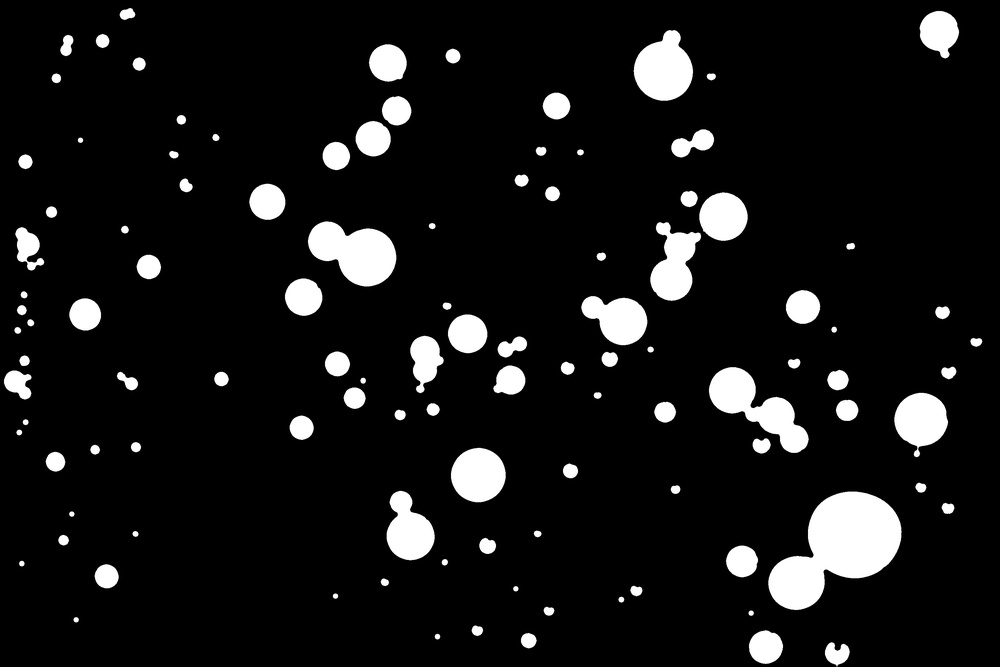
#> input picture tests/test_image_mt.JPG, 1000 x 667 px, shrunk from 3000 x 2000 before the run, found by its file name
$ python get_ellipse_data.py
#> lines starting #> are read from the running program, lines starting #| are printed output that depends on the picture; after the words box and inside, x2 and y2 are one past the last pixel; in counts of white or black regions, pixels touching at a corner belong together
#> further down, binary_image is the input picture: shape (667, 1000); min 0, max 255, mean 22.2
import logging

import cv2
import numpy as np


class MTImageProcessor:
    """Process binary MT image to extract and analyze ellipse-like shapes."""

    def __init__(self, px2mm: float = 1, resample: float = 1, min_area: int = 50, min_contour_length: int = 10):
        """Initialize the MT Image Processor.

        Args:
            px2mm: Pixel to millimeter conversion factor for display
            resample: Image resampling factor
            min_area: Minimum area (in pixels) for a shape to be considered
            min_contour_length: Minimum contour length for ellipse fitting
        """
        self.px2mm_display = px2mm
        self.resample = resample
        self.real_px2mm = self.px2mm_display * self.resample
        self.mm2px = 1 / self.real_px2mm

        # Filtering parameters
        self.min_area = min_area
        self.min_contour_length = min_contour_length

        self.ellipses = []
        self.ellipse_properties = []

    def process_binary_image(self, binary_image: np.ndarray) -> tuple[list, list[dict]]:
        """Process binary image to extract shapes and calculate their properties.

        Args:
            binary_image: Binary image containing ellipse-like shapes (img_grey_morph_eroded)

        Returns:
            Tuple containing:
            - List of fitted ellipses
            - List of dictionaries with ellipse properties
        """
        # Ensure the image is binary (0 and 255)
        if binary_image.dtype != np.uint8:
            binary_image = binary_image.astype(np.uint8)

        # Apply morphological operations to clean up noise
        kernel = np.ones((3, 3), np.uint8)
        binary_image = cv2.morphologyEx(binary_image, cv2.MORPH_OPEN, kernel, iterations=1)
        binary_image = cv2.morphologyEx(binary_image, cv2.MORPH_CLOSE, kernel, iterations=1)

        # Find connected components (individual shapes)
        num_labels, labels, stats, centroids = cv2.connectedComponentsWithStats(binary_image, connectivity=8)
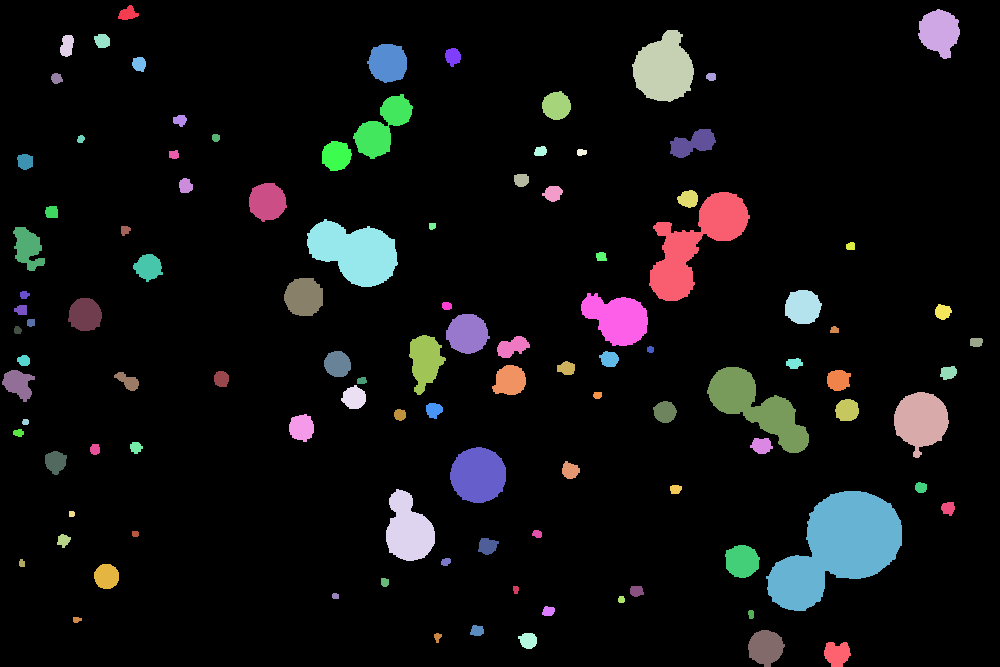
#> labels: shape (667, 1000) int32; 108 distinct labels, from 0 to 107; one colour per label, 0 black
#> num_labels = 108; stats = 108 rows, first 6: [0, 0, 1000, 667, 601354], [118, 5, 21, 15, 193], [918, 9, 42, 50, 1444], [632, 30, 62, 72, 3138], [60, 35, 14, 22, 236], [94, 34, 16, 14, 182]; centroids = 108 pairs, first value 17.25 to 975.8, second value 13.21 to 653.5

        logging.info(f"Found {num_labels - 1} shapes in the binary image")

        ellipses = []
        valid_shapes = 0
        filtered_shapes = 0

        # Process each connected component (skip label 0 which is background)
        for label in range(1, num_labels):
            # Get area of current component
            area = stats[label, cv2.CC_STAT_AREA]

            # Filter out small noise
            if area < self.min_area:
                filtered_shapes += 1
                continue

            # Create mask for current shape
            mask = np.zeros_like(binary_image, dtype=np.uint8)
            mask[labels == label] = 255

            # Find contours of the current shape
            contours, _ = cv2.findContours(mask, cv2.RETR_EXTERNAL, cv2.CHAIN_APPROX_SIMPLE)

            for contour in contours:
                # Additional filtering: check contour length and area
                contour_area = cv2.contourArea(contour)
                contour_length = len(contour)

                if contour_area < self.min_area or contour_length < self.min_contour_length:
                    continue

                # Need at least 5 points to fit an ellipse
                if contour_length >= 5:
                    try:
                        ellipse = cv2.fitEllipse(contour)

                        # Additional validation: check if ellipse dimensions are reasonable
                        center, axes, angle = ellipse
                        major_axis, minor_axis = max(axes), min(axes)

                        # Filter out degenerate ellipses
                        if major_axis > 0 and minor_axis > 0 and major_axis / minor_axis < 10:
                            ellipses.append(ellipse)
                            valid_shapes += 1
                            logging.debug(
                                f"Fitted ellipse for shape {label}: center={center}, axes={axes}, angle={angle}"
                            )
                        else:
                            logging.debug(
                                f"Filtered degenerate ellipse for shape {label}: axes ratio = {major_axis / minor_axis if minor_axis > 0 else 'inf'}"
                            )

                    except cv2.error as e:
                        logging.warning(f"Could not fit ellipse for shape {label}: {e}")
                        continue
                else:
                    logging.debug(f"Shape {label} has insufficient contour points ({contour_length}) to fit ellipse")
#> this loop made 107 passes
#> area on passes 1 to 12: 193, 1444, 3138, 236, 182, 1217, 221, 166, 99, 69, 641, 1846
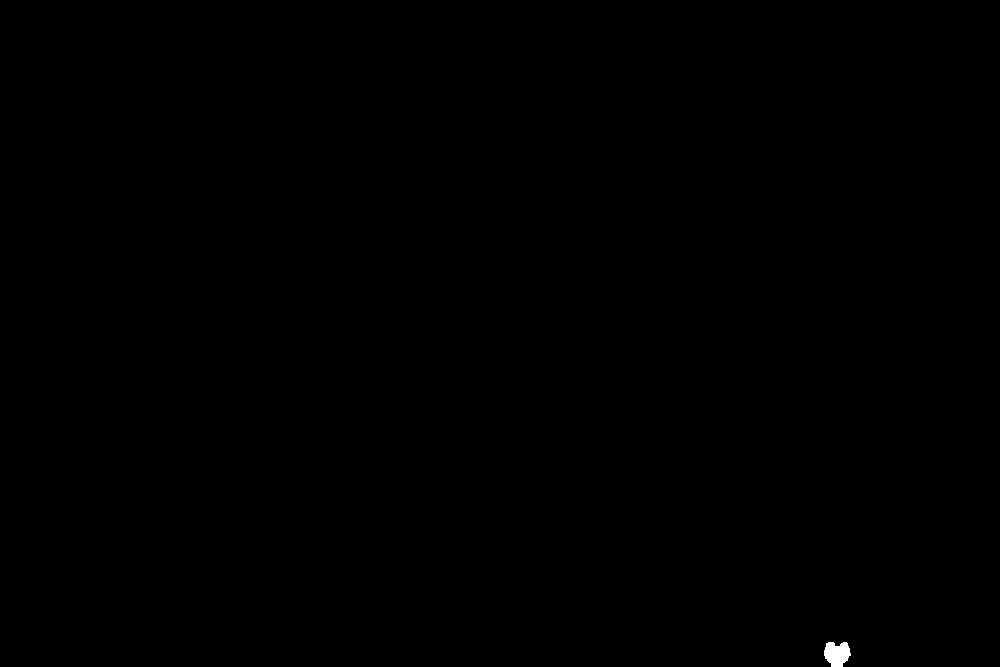
#> mask: shape (667, 1000); 0.08% white; 1 white region, box (x1, y1, x2, y2) and area: (824, 642, 851, 667) 511
#> after the loop, ellipses = 64 items; filtered_shapes = 34; valid_shapes = 64

        logging.info(f"Valid ellipses found: {valid_shapes}")
        logging.info(f"Small shapes filtered out: {filtered_shapes}")

        self.ellipses = ellipses
#> self.ellipses = 64 items

        # Calculate properties for each ellipse
        self.ellipse_properties = self.calculate_ellipse_properties()

        return ellipses, self.ellipse_properties

    def calculate_ellipse_properties(self) -> list[dict[str, float]]:
        """Calculate geometric properties for each detected ellipse.

        Returns:
            List of dictionaries containing ellipse properties
        """
        ellipse_properties = []

        for i, ellipse in enumerate(self.ellipses):
            center, axes, angle = ellipse

            # Get major and minor axis lengths
            major_axis_length = max(axes)
            minor_axis_length = min(axes)

            # Calculate properties
            area = np.pi * (major_axis_length / 2) * (minor_axis_length / 2)
            perimeter = np.pi * (
                3 * (major_axis_length + minor_axis_length)
                - np.sqrt((3 * major_axis_length + minor_axis_length) * (major_axis_length + 3 * minor_axis_length))
            )
            eccentricity = np.sqrt(1 - (minor_axis_length / major_axis_length) ** 2)
            equivalent_diameter = np.sqrt(4 * area / np.pi)

            # Convert to millimeters if needed
            area_mm2 = area * (self.mm2px**2)
            major_axis_mm = major_axis_length * self.mm2px
            minor_axis_mm = minor_axis_length * self.mm2px
            perimeter_mm = perimeter * self.mm2px
            equivalent_diameter_mm = equivalent_diameter * self.mm2px

            properties = {
                "major_axis_length_px": major_axis_length,
                "minor_axis_length_px": minor_axis_length,
                "area_px2": area,
                "perimeter_px": perimeter,
                "eccentricity": eccentricity,
                "equivalent_diameter_px": equivalent_diameter,
            }

            ellipse_properties.append(properties)
#> this loop made 64 passes
#> (center, axes, angle, major_axis_length, minor_axis_length, area, perimeter, eccentricity) on passes 1 to 9: ((127.9, 13.11), (12.81, 19.46), 72.27, 19.46, 12.81, 195.8, 102.5, 0.753), ((939, 31.73), (39.4, 45.78), 169.6, 45.78, 39.4, 1416.6, 268, 0.509), ((663.4, 68.6), (58.57, 68.56), 8.66, 68.56, 58.57, 3153.9, 400, 0.52), ((66.72, 45.04), (11.78, 24.69), 9.39, 24.69, 11.78, 228.3, 118.2, 0.879), ((102, 40.41), (13.82, 15.76), 110.6, 15.76, 13.82, 171, 93.01, 0.481), ((387.6, 62.44), (38.03, 39.61), 129.5, 39.61, 38.03, 1183.3, 244, 0.28), ((452.5, 56.15), (14.9, 17.44), 171.1, 17.44, 14.9, 204.1, 101.8, 0.52), ((138.7, 63.65), (13.21, 14.86), 165.8, 14.86, 13.21, 154.1, 88.25, 0.458), ((556.1, 105.3), (27.48, 28.01), 94.91, 28.01, 27.48, 604.7, 174.4, 0.193)
#> ellipse on passes 37 to 42: ((757.1, 406.5), (44.8, 125.7), 125.1), ((947.9, 372), (13.08, 16.72), 73.54), ((18.82, 383.7), (25.52, 34.15), 123.3), ((221, 378.5), (14.71, 16.01), 162.6), ((838.1, 379.7), (20.26, 24.2), 86.07), ((127.9, 381), (12.86, 26.83), 120)

        return ellipse_properties

    # [88 lines left out: functions visualize_ellipses, save_results, process_mt_image_from_watershed, not called in this run]


if __name__ == "__main__":
    # Example of how to use this with your watershed results
    import cv2

    # Configure logging to see info messages
    logging.basicConfig(level=logging.INFO)

    # Load a test binary image (replace with your img_grey_morph_eroded)
    test_image_path = "C:/new_sizer/bubble_analyser/tests/test_image_mt.JPG"
    # test_image_path = "C:/new_sizer/bubble_analyser/tests/IMG_8514_mask.png"

    binary_image = cv2.imread(test_image_path, cv2.IMREAD_GRAYSCALE)

    if binary_image is not None:
        # Process the image with filtering parameters
        # Adjust min_area and min_contour_length based on your image characteristics
        processor = MTImageProcessor(px2mm=1, resample=1, min_area=100, min_contour_length=15)
        ellipses, properties = processor.process_binary_image(binary_image)

        # Print results
        print(f"Found {len(ellipses)} valid ellipse-like shapes")
#| Found 64 valid ellipse-like shapes
        for prop in properties:
            print(
#> (the run stopped early here; a loop or call above may not have finished)
